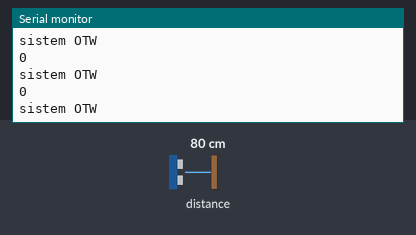
The sketch below on a simulated Arduino Uno, built with avr-gcc and run on an emulated ATmega328P. On the bench: the last lines printed to the serial monitor. The test bench sets the inputs (shaded band); at power-on: distance to the obstacle 80 cm.

Above: at 1.2 s.
1.3 s: distance to the obstacle set to 2 cm
At 2.0 s:
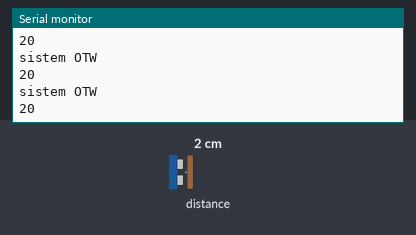
2.8 s: distance to the obstacle set to 4 cm
At 3.6 s:
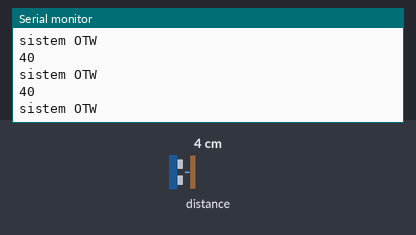
Timing chart, 0 to 5.8 s (numbered marks = the images above; inputs shaded):
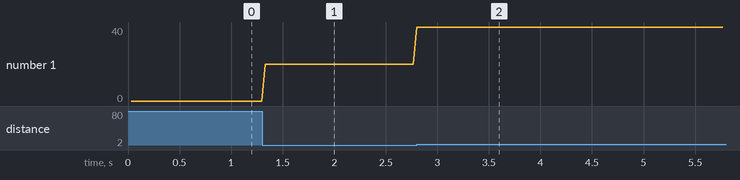

The sketch:

tes_TOF.ino
```cpp
#include <VL53L0X.h>
int TOFread, TOF_Last_Read;

VL53L0X sensor;

void setup() {
  // put your setup code here, to run once:
  Serial.begin(57600);
  Serial.println("sistem OTW");

}

void loop() {
  // put your main code here, to run repeatedly:
  Serial.println("sistem OTW");

  TOFread = sensor.readRangeSingleMillimeters();
  if (TOFread > 500) {
    TOFread = TOF_Last_Read;
  }
  TOF_Last_Read = TOFread;

  if (TOFread < 60) {
    Serial.println(TOFread);

  }
}
```

Measured:
- after the input at 1.3 s, the serial monitor: prints a new line at once (image 1)
- after the input at 2.8 s, the serial monitor: prints a new line at once (image 2)
- plotted number 1: 0 → 20 after the input at 1.3 s, 20 → 40 after the input at 2.8 s
